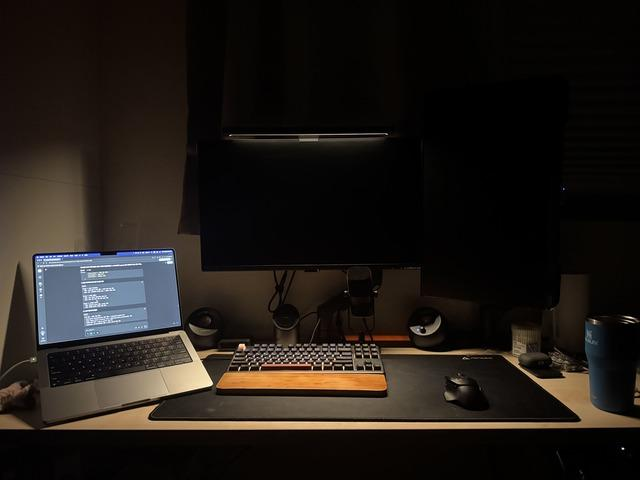
#> input picture images_640x480/he_dark_indoor.jpg, 640 x 480 px, found by its file name
$ python he_analysis_final.py   (older library calls are emulated)
#> lines starting #> are read from the running program, lines starting #| are printed output that depends on the picture
#!/usr/bin/env python3
import cv2
import numpy as np
import json
import matplotlib.pyplot as plt
import matplotlib.patches as patches

def find_roi_patches(image, patch_size=96):
    """Find ROI patches automatically"""
    h, w = image.shape[:2]
    gray = cv2.cvtColor(image, cv2.COLOR_BGR2GRAY) if len(image.shape) == 3 else image

    best_dark = None
    best_bright = None
    best_grad = None
    min_brightness = float('inf')
    max_brightness = float('-inf')
    max_gradient = float('-inf')

    # Scan for patches
    for y in range(0, h - patch_size + 1, 32):
        for x in range(0, w - patch_size + 1, 32):
            patch = gray[y:y+patch_size, x:x+patch_size]

            mean_val = np.mean(patch)

            # Gradient
            sobelx = cv2.Sobel(patch, cv2.CV_64F, 1, 0, ksize=3)
            sobely = cv2.Sobel(patch, cv2.CV_64F, 0, 1, ksize=3)
            grad_sum = np.sum(np.sqrt(sobelx**2 + sobely**2))

            if mean_val < min_brightness:
                min_brightness = mean_val
                best_dark = (x, y, patch_size, patch_size)

            if mean_val > max_brightness:
                max_brightness = mean_val
                best_bright = (x, y, patch_size, patch_size)

            if grad_sum > max_gradient:
                max_gradient = grad_sum
                best_grad = (x, y, patch_size, patch_size)

    return best_dark, best_bright, best_grad

def compute_metrics(image, roi):
    """Compute metrics for ROI"""
    x, y, w, h = roi
    patch = image[y:y+h, x:x+w]

    gray = cv2.cvtColor(patch, cv2.COLOR_BGR2GRAY) if len(patch.shape) == 3 else patch

    mean_val = float(np.mean(gray))
    std_val = float(np.std(gray))
    rms = float(np.sqrt(np.mean((gray - mean_val)**2)))

    sobelx = cv2.Sobel(gray, cv2.CV_64F, 1, 0, ksize=3)
    sobely = cv2.Sobel(gray, cv2.CV_64F, 0, 1, ksize=3)
    edge = float(np.sum(np.sqrt(sobelx**2 + sobely**2)))

    return {
        "mean": round(mean_val, 2),
        "std": round(std_val, 2),
        "rms": round(rms, 2),
        "edge": round(edge, 2)
    }

def create_histogram_plots(images, names, output_prefix):
    """Create histogram and CDF plots"""
    # Individual histograms
    for img, name in zip(images, names):
        gray = cv2.cvtColor(img, cv2.COLOR_BGR2GRAY) if len(img.shape) == 3 else img

        fig, (ax1, ax2) = plt.subplots(1, 2, figsize=(10, 4))

        # Histogram
        hist, bins = np.histogram(gray.flatten(), bins=256, range=(0, 256))
        ax1.bar(bins[:-1], hist, width=1, color='blue', alpha=0.7)
        ax1.set_title(f'{name} Histogram')
        ax1.set_xlim([0, 255])
        ax1.grid(True, alpha=0.3)

        # CDF
        cdf = hist.cumsum()
        cdf_normalized = cdf / cdf[-1]
        ax2.plot(bins[:-1], cdf_normalized, color='red')
        ax2.set_title(f'{name} CDF')
        ax2.set_xlim([0, 255])
        ax2.set_ylim([0, 1])
        ax2.grid(True, alpha=0.3)

        plt.tight_layout()
        plt.savefig(f'{output_prefix}hist_{name.lower().replace("-","_").replace(" ","_")}.png', dpi=100)
        plt.close()

    # CDF overlay
    fig, ax = plt.subplots(figsize=(8, 6))
    colors = ['black', 'blue', 'green', 'red']

    for img, name, color in zip(images, names, colors):
        gray = cv2.cvtColor(img, cv2.COLOR_BGR2GRAY) if len(img.shape) == 3 else img
        hist, bins = np.histogram(gray.flatten(), bins=256, range=(0, 256))
        cdf = hist.cumsum()
        cdf_normalized = cdf / cdf[-1]
        ax.plot(bins[:-1], cdf_normalized, color=color, label=name, linewidth=2)

    ax.set_title('CDF Overlay')
    ax.set_xlim([0, 255])
    ax.set_ylim([0, 1])
    ax.legend()
    ax.grid(True, alpha=0.3)

    plt.tight_layout()
    plt.savefig(f'{output_prefix}cdf_overlay.png', dpi=100)
    plt.close()

def create_contact_sheet(images, names, rois, output_path):
    """Create comparison contact sheet"""
    fig = plt.figure(figsize=(16, 8))

    # Full images row
    for idx, (img, name) in enumerate(zip(images, names)):
        ax = plt.subplot(2, 4, idx + 1)
        display_img = cv2.cvtColor(img, cv2.COLOR_BGR2RGB)
        ax.imshow(display_img)
        ax.set_title(name)
        ax.axis('off')

        # Draw ROI boxes on original only
        if idx == 0:
            colors_roi = ['red', 'yellow', 'cyan']
            labels = ['dark', 'highlight', 'high_gradient']
            for roi, color, label in zip(rois, colors_roi, labels):
                x, y, w, h = roi
                rect = patches.Rectangle((x, y), w, h, linewidth=2,
                                        edgecolor=color, facecolor='none')
                ax.add_patch(rect)
                ax.text(x, y-3, f'{label}({x},{y})', color=color, fontsize=8)

    # ROI rows
    roi_labels = ['Dark ROI', 'Bright ROI', 'High-Grad ROI']
    for roi_idx, (roi, label) in enumerate(zip(rois, roi_labels)):
        x, y, w, h = roi
        for img_idx, img in enumerate(zip(images)):
            ax = plt.subplot(2, 4, 5 + img_idx)
            roi_crop = img[0][y:y+h, x:x+w]
            roi_rgb = cv2.cvtColor(roi_crop, cv2.COLOR_BGR2RGB)

            # Zoom 2x
            zoomed = cv2.resize(roi_rgb, (w*2, h*2), interpolation=cv2.INTER_LINEAR)

            # Create subplot for each ROI
            if roi_idx == 0:
                ax.imshow(zoomed)
                if img_idx == 0:
                    ax.set_ylabel(label, fontsize=10)
                ax.axis('off')

    plt.tight_layout()
    plt.savefig(output_path, dpi=150, bbox_inches='tight')
    plt.close()

# Main execution
original = cv2.imread('images/he_dark_indoor.jpg')
#> original is the input picture: shape (480, 640, 3); mean B, G, R 22.8, 27.3, 32.5
rgb_he = cv2.imread('results/he/result_rgb_global.png')
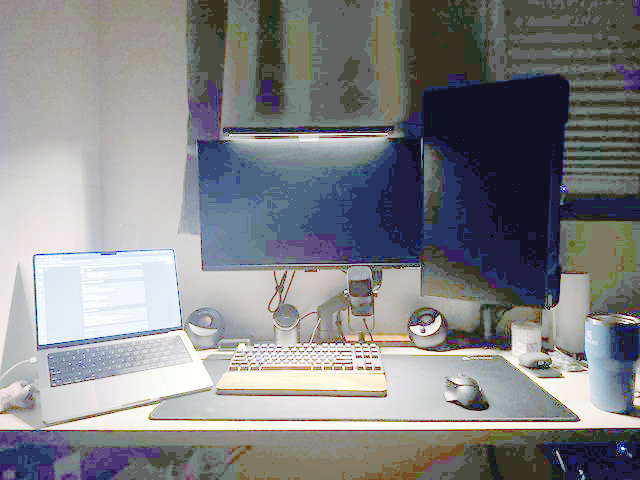
#> input picture results/he/result_rgb_global.png, 640 x 480 px
#> rgb_he is the input picture: shape (480, 640, 3); mean B, G, R 135.6, 133.2, 131.7
y_he = cv2.imread('results/he/result_yuv_global.png')
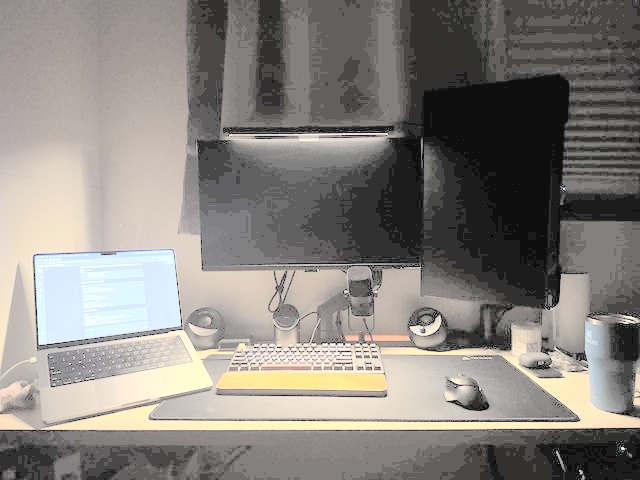
#> input picture results/he/result_yuv_global.png, 640 x 480 px
#> y_he is the input picture: shape (480, 640, 3); mean B, G, R 126.7, 131.7, 135.9
clahe = cv2.imread('results/he/result_yuv_clahe.png')
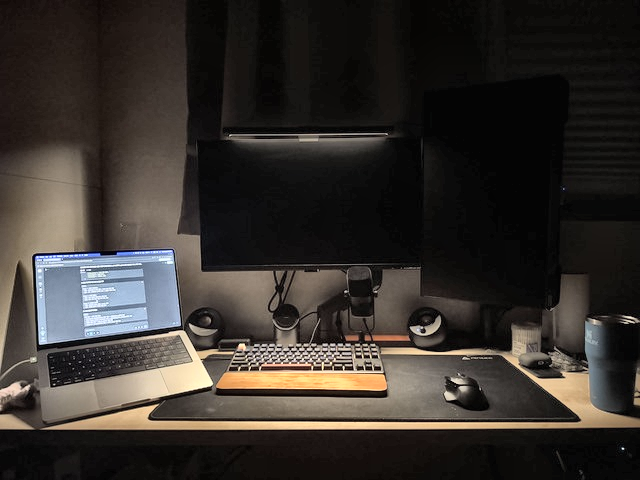
#> input picture results/he/result_yuv_clahe.png, 640 x 480 px
#> clahe is the input picture: shape (480, 640, 3); mean B, G, R 44.9, 49.4, 54.4

# Find ROIs
roi_dark, roi_bright, roi_grad = find_roi_patches(original)
#> after the loop in find_roi_patches, `for y in range(0, h - patch_size + 1, 32):`:
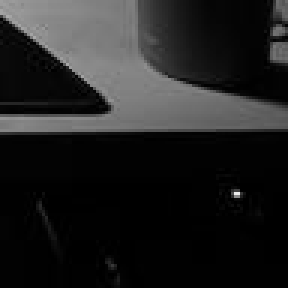
#> patch: shape (96, 96) (shown 3 times larger); min 0, max 237, mean 33.1
#> after the loop in find_roi_patches, `for y in range(0, h - patch_size + 1, 32):`: best_bright = (64, 256, 96, 96); best_dark = (448, 96, 96, 96); best_grad = (256, 352, 96, 96); max_brightness = 117; max_gradient = 1304145.7; min_brightness = 0.15
#> roi_dark = (448, 96, 96, 96); roi_bright = (64, 256, 96, 96); roi_grad = (256, 352, 96, 96)
rois = [roi_dark, roi_bright, roi_grad]
#> rois = [(448, 96, 96, 96), (64, 256, 96, 96), (256, 352, 96, 96)]

# Calculate metrics
metrics_roi = []
for roi, name in zip(rois, ["dark", "highlight", "high_gradient"]):
    roi_metrics = {
        "name": name,
        "xywh": list(roi),
        "orig": compute_metrics(original, roi),
        "rgb_he": compute_metrics(rgb_he, roi),
        "y_he": compute_metrics(y_he, roi),
        "clahe": compute_metrics(clahe, roi)
    }
    metrics_roi.append(roi_metrics)
#> this loop made 3 passes
#> (roi, name) on passes 1 to 3: ((448, 96, 96, 96), 'dark'), ((64, 256, 96, 96), 'highlight'), ((256, 352, 96, 96), 'high_gradient')
#> pass 1, in compute_metrics, `patch = image[y:y+h, x:x+w]`:
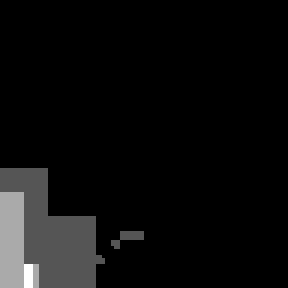
#> patch: shape (96, 96, 3) (shown 3 times larger); min 0, max 3, mean 0.15; drawn with min black and max white
#> pass 1, in compute_metrics, `sobely = cv2.Sobel(gray, cv2.CV_64F, 0, 1, ksize=3)`:
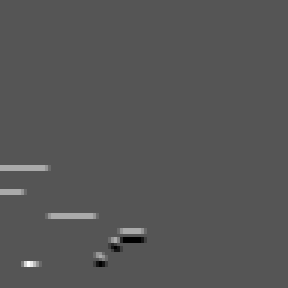
#> sobely: shape (96, 96) float64 (shown 3 times larger); min -4, max 8, mean 0.0417; drawn with min black and max white
#> after the loop, metrics_roi = 3 items

# Generate plots
images = [original, rgb_he, y_he, clahe]
names = ['before', 'after_rgb_he', 'after_y_he', 'after_clahe']
create_histogram_plots(images, names, 'results/he/')
#> the loop in create_histogram_plots, `for img, name in zip(images, names):` made 4 passes
#> name on passes 1 to 4: 'before', 'after_rgb_he', 'after_y_he', 'after_clahe'
#> the loop in create_histogram_plots, `for img, name, color in zip(images, names, colors):` made 4 passes

# Create contact sheet
create_contact_sheet(images, ['Original', 'RGB-HE', 'Y-HE', 'CLAHE'],
                    rois, 'results/he/compare_he_contact_sheet.png')
#> the loop in create_contact_sheet, `for idx, (img, name) in enumerate(zip(images, names)):` made 4 passes
#> the loop in create_contact_sheet, `for roi_idx, (roi, label) in enumerate(zip(rois, roi_labels)):` made 3 passes
#> (roi, label, x, y) on passes 1 to 3: ((448, 96, 96, 96), 'Dark ROI', 448, 96), ((64, 256, 96, 96), 'Bright ROI', 64, 256), ((256, 352, 96, 96), 'High-Grad ROI', 256, 352)
#> in create_contact_sheet, `plt.savefig(output_path, dpi=150, bbox_inches='tight')`:
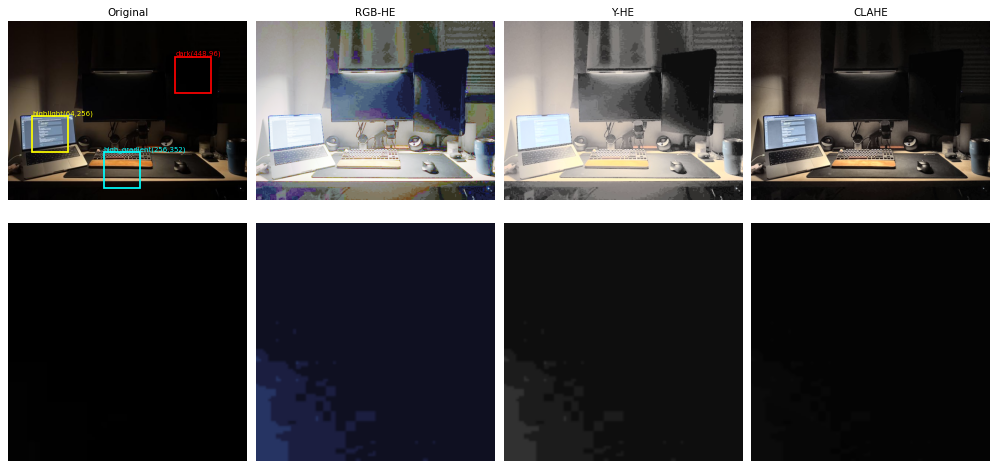
#> figure drawn by matplotlib, 8 panels

# JSON output
result = {
    "task": "he",
    "image": "images/he_dark_indoor.jpg",
    "params": {
        "space_default": "yuv",
        "clahe": {"tile": [8, 8], "clip": 2.5, "bins": 256}
    },
    "metrics": {
        "roi": metrics_roi
    },
    "artifacts": [
        "results/he/compare_he_contact_sheet.png",
        "results/he/hist_before.png",
        "results/he/hist_after_rgb_he.png",
        "results/he/hist_after_y_he.png",
        "results/he/hist_after_clahe.png",
        "results/he/cdf_overlay.png"
    ],
    "warnings": []
}

print(json.dumps(result, indent=2))
#> (printed output is left out)
